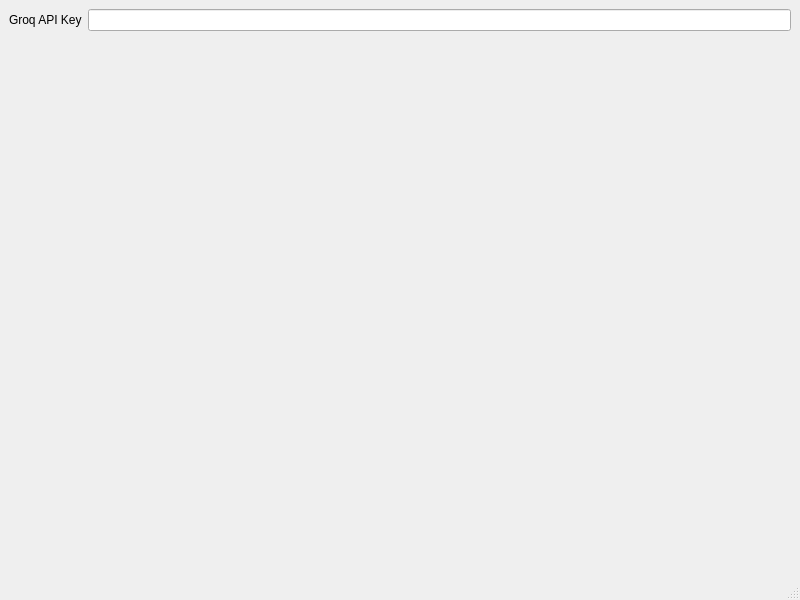
<?xml version="1.0" encoding="UTF-8"?>
<ui version="4.0">
 <class>MainWindow</class>
 <widget class="QMainWindow" name="MainWindow">
  <property name="geometry">
   <rect>
    <x>0</x>
    <y>0</y>
    <width>800</width>
    <height>600</height>
   </rect>
  </property>
  <property name="windowTitle">
   <string>MainWindow</string>
  </property>
  <widget class="QWidget" name="centralwidget">
   <layout class="QFormLayout" name="formLayout">
    <item row="0" column="0">
     <widget class="QLabel" name="label">
      <property name="text">
       <string>Groq API Key</string>
      </property>
     </widget>
    </item>
    <item row="0" column="1">
     <widget class="QLineEdit" name="lineEdit">
      <property name="echoMode">
       <enum>QLineEdit::EchoMode::Password</enum>
      </property>
     </widget>
    </item>
   </layout>
  </widget>
  <widget class="QMenuBar" name="menubar">
   <property name="geometry">
    <rect>
     <x>0</x>
     <y>0</y>
     <width>800</width>
     <height>34</height>
    </rect>
   </property>
  </widget>
  <widget class="QStatusBar" name="statusbar"/>
 </widget>
 <resources/>
 <connections/>
</ui>
